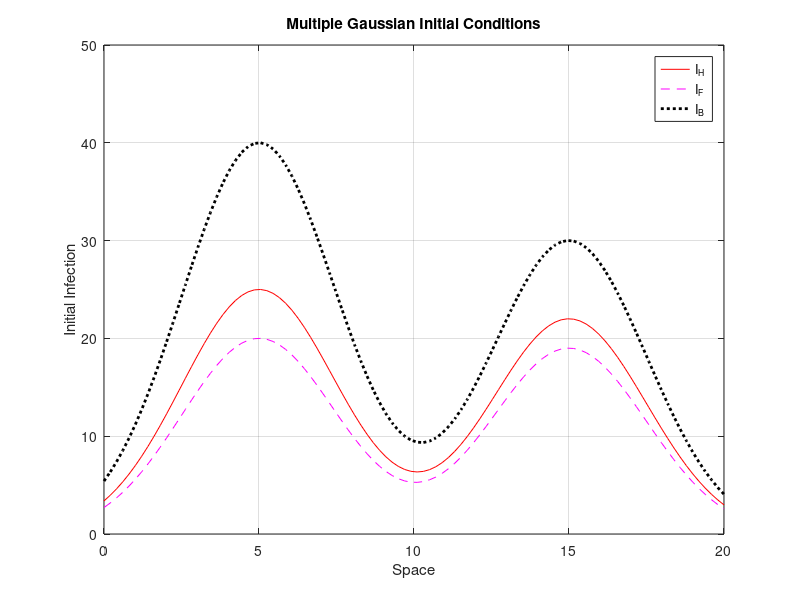

Write MATLAB code to recreate this figure. (Note: this script raises an error after producing the figure.)
clear; clc; close all;

%% ------------------ PARAMETERS ------------------ %%
params = struct( ...
    'Psi_H', 5285, ...
    'Psi_F', 35, ...
    'Psi_B', 0.411, ...
    'beta1', 1.39897e-10, ...
    'beta2', 3.49641e-5, ...
    'beta3', 4e-6, ...
    'beta4', 2.53342e-4, ...
    'beta5', 1.55344e-5, ...
    'mu_H', 3.91e-5, ...
    'mu_F', 1.5632e-2, ...
    'mu_B', 1.3699e-4, ...
    'delta_H', 4.36999e-2, ...
    'delta_B', 6.22043e-2, ...
    'sigma_H', 2.25266e-2, ...
    'gamma_H', 1.53737e-3 ...
);

%% ------------------ SPATIAL & TEMPORAL SETUP ------------------ %%
L = 20; Tmax = 60; Nx = 100; Nt = 5000;
dx = L / (Nx - 1); dt = Tmax / Nt;
x = linspace(0, L, Nx); t = linspace(0, Tmax, Nt);
[Tgrid, Xgrid] = meshgrid(t, x);

%% ------------------ DIFFUSION COEFFICIENTS ------------------ %%
%dSH = 0.0; dIH = 0.0; dRH = 0.0; dSF = 0.0; dIF = 0.0; dSB = 0.0; dIB = 0.0;
dSH = 0.02; dIH = 0.02; dRH = 0.02; dSF = 0.05; dIF = 0.05; dSB = 0.5;  dIB = 0.5; 


chi = struct( ...
    'SH', dSH * dt / dx^2, ...
    'IH', dIH * dt / dx^2, ...
    'RH', dRH * dt / dx^2, ...
    'SF', dSF * dt / dx^2, ...
    'IF', dIF * dt / dx^2, ...
    'SB', dSB * dt / dx^2, ...
    'IB', dIB * dt / dx^2 ...
);

% ------------------ INITIAL CONDITIONS (Multiple Gaussians) ------------------ %
% ------------------ INITIAL CONDITIONS (Multiple Gaussians - Fixed) ------------------ %
sigma = 2.5;

% Outbreak centers and amplitudes for each infected group
centers = [L/4, 3*L/4];  % Spatial locations of outbreaks

% Amplitudes (total infected at each center)
amplitudes_IH = [25, 22];   % Infected Humans
amplitudes_IF = [20, 19];   % Infected Farmers
amplitudes_IB = [40, 30];   % Infected Bats

% Initialize arrays
S_H(:,1) = 135179953 * ones(Nx,1);
I_H(:,1) = zeros(Nx,1);
R_H(:,1) = 30 * ones(Nx,1);

S_F(:,1) = 2200 * ones(Nx,1);
I_F(:,1) = zeros(Nx,1);

S_B(:,1) = 2930 * ones(Nx,1);
I_B(:,1) = zeros(Nx,1);

% Apply Gaussian sum for Infected compartments
for i = 1:length(centers)
    I_H(:,1) = I_H(:,1) + amplitudes_IH(i) * exp(-((x - centers(i)).^2) / (2 * sigma^2))';
    I_F(:,1) = I_F(:,1) + amplitudes_IF(i) * exp(-((x - centers(i)).^2) / (2 * sigma^2))';
    I_B(:,1) = I_B(:,1) + amplitudes_IB(i) * exp(-((x - centers(i)).^2) / (2 * sigma^2))';
end
figure;
plot(x, I_H(:,1), 'r', x, I_F(:,1), 'm--', x, I_B(:,1), 'k:', 'LineWidth', 2);
legend('I_H', 'I_F', 'I_B');
xlabel('Space'); ylabel('Initial Infection');
title('Multiple Gaussian Initial Conditions'); grid on;


% %% ------------------ INITIAL CONDITIONS (Single Gaussian) ------------------ %%
% sigma = 2.5;
% S_H = zeros(Nx, Nt); I_H = zeros(Nx, Nt); R_H = zeros(Nx, Nt);
% S_F = zeros(Nx, Nt); I_F = zeros(Nx, Nt);
% S_B = zeros(Nx, Nt); I_B = zeros(Nx, Nt);
% 
% % Human compartments
% S_H(:,1) = 135179953 * ones(Nx,1);
% I_H(:,1) = 47 * exp(-((x - L/2).^2) / (2 * sigma^2));
% R_H(:,1) = 30 * ones(size(x));  % Recovered stays uniform
% 
% % Farmer compartments
% S_F(:,1) = 2200 * ones(Nx,1);
% I_F(:,1) = 39 * exp(-((x - L/2).^2) / (2 * sigma^2));
% 
% % Bat compartments
% S_B(:,1) = 2930 * ones(Nx,1);
% I_B(:,1) = 70 * exp(-((x - L/2).^2) / (2 * sigma^2));

% figure('Name','Initial Conditions - Nipah Virus Model','NumberTitle','off', 'Position', [100, 100, 1000, 900]);
% 
% subplot(4,2,1);
% plot(x, S_H(:,1), 'b', 'LineWidth', 2); grid on;
% title('S_H: Susceptible Humans'); xlabel('Space (x)'); ylabel('Population');
% 
% subplot(4,2,2);
% plot(x, I_H(:,1), 'r', 'LineWidth', 2); grid on;
% title('I_H: Infected Humans'); xlabel('Space (x)'); ylabel('Population');
% 
% subplot(4,2,3);
% plot(x, R_H(:,1), 'g', 'LineWidth', 2); grid on;
% title('R_H: Recovered Humans'); xlabel('Space (x)'); ylabel('Population');
% 
% subplot(4,2,4);
% plot(x, S_F(:,1), 'c', 'LineWidth', 2); grid on;
% title('S_F: Susceptible Farmers'); xlabel('Space (x)'); ylabel('Population');
% 
% subplot(4,2,5);
% plot(x, I_F(:,1), 'm', 'LineWidth', 2); grid on;
% title('I_F: Infected Farmers'); xlabel('Space (x)'); ylabel('Population');
% 
% subplot(4,2,6);
% plot(x, S_B(:,1), 'k', 'LineWidth', 2); grid on;
% title('S_B: Susceptible Bats'); xlabel('Space (x)'); ylabel('Population');
% 
% subplot(4,2,7);
% plot(x, I_B(:,1), 'y', 'LineWidth', 2); grid on;
% title('I_B: Infected Bats'); xlabel('Space (x)'); ylabel('Population');
% 
% sgtitle('Initial Spatial Distributions of All Compartments (t = 0)', 'FontSize', 14, 'FontWeight', 'bold');

% figure;
% plot(x, I_H(:,1), 'r', x, I_F(:,1), 'm--', x, I_B(:,1), 'k:', 'LineWidth', 2.5);
% legend('I_H', 'I_F', 'I_B');
% xlabel('Space'); ylabel('Initial Infection');
% title('Single Gaussian Initial Conditions'); grid on;

%% ------------------ MAIN TIME LOOP ------------------ %%
for n = 1:Nt-1
    SH = S_H(:,n); IH = I_H(:,n); RH = R_H(:,n);
    SF = S_F(:,n); IF = I_F(:,n);
    SB = S_B(:,n); IB = I_B(:,n);

    SH_half = SH + dt * (params.Psi_H - params.beta1*SH.*IH - params.beta2*SH.*IF - params.mu_H*SH + params.gamma_H*RH);
    IH_half = IH + dt * (params.beta1*SH.*IH + params.beta2*SH.*IF - (params.mu_H + params.delta_H + params.sigma_H)*IH);
    RH_half = RH + dt * (params.sigma_H*IH - (params.mu_H + params.gamma_H)*RH);

    SF_half = SF + dt * (params.Psi_F - params.beta3*SF.*IF - params.beta4*SF.*IB - params.mu_F*SF);
    IF_half = IF + dt * (params.beta3*SF.*IF + params.beta4*SF.*IB - params.mu_F*IF);

    SB_half = SB + dt * (params.Psi_B - params.beta5*SB.*IB - params.mu_B*SB);
    IB_half = IB + dt * (params.beta5*SB.*IB - (params.mu_B + params.delta_B)*IB);

    S_H(:,n+1) = crank_nicolson_neumann(SH_half, chi.SH, Nx);
    I_H(:,n+1) = crank_nicolson_neumann(IH_half, chi.IH, Nx);
    R_H(:,n+1) = crank_nicolson_neumann(RH_half, chi.RH, Nx);
    S_F(:,n+1) = crank_nicolson_neumann(SF_half, chi.SF, Nx);
    I_F(:,n+1) = crank_nicolson_neumann(IF_half, chi.IF, Nx);
    S_B(:,n+1) = crank_nicolson_neumann(SB_half, chi.SB, Nx);
    I_B(:,n+1) = crank_nicolson_neumann(IB_half, chi.IB, Nx);
end

%% ------------------ PLOT: TIME SERIES AT CENTER ------------------ %%
center = round(Nx/2);

figure;
plot(t, S_H(center,:), 'b', 'DisplayName','Susceptible Human','linewidth', 1.5); hold on;
plot(t, I_H(center,:), 'r', 'DisplayName','Infected Human','linewidth', 1.5);
plot(t, R_H(center,:), 'g', 'DisplayName','Recovered Human','linewidth', 1.5);
plot(t, S_F(center,:), 'c', 'DisplayName','Susceptible Farmer','linewidth', 1.5); 
plot(t, I_F(center,:), 'm', 'DisplayName','Infected Farmer','linewidth', 1.5);
plot(t, S_B(center,:), 'k', 'DisplayName','Susceptible Bat','linewidth', 1.5); 
plot(t, I_B(center,:), 'y', 'DisplayName','Infected Bat','linewidth', 1.5);
xlabel('Time'); ylabel('Population');
%title('Bat Dynamics at Spatial Center');
legend; grid on;

% figure;
% plot(t, S_H(center,:), 'b', 'DisplayName','Susceptible Human'); %hold on;
% figure;
% plot(t, I_H(center,:), 'r', 'DisplayName','Infected Human');
% plot(t, R_H(center,:), 'g', 'DisplayName','Recovered Human');
% xlabel('Time'); ylabel('Population');
% title('Human Dynamics at Spatial Center'); legend; grid on;
% 
% figure;
% plot(t, S_F(center,:), 'c', 'DisplayName','Susceptible Farmer'); %hold on;
% plot(t, I_F(center,:), 'm', 'DisplayName','Infected Farmer');
% xlabel('Time'); ylabel('Population');
% title('Farmer Dynamics at Spatial Center'); legend; grid on;
% 
% figure;
% plot(t, S_B(center,:), 'k', 'DisplayName','Susceptible Bat'); %hold on;
% plot(t, I_B(center,:), 'y', 'DisplayName','Infected Bat');
% xlabel('Time'); ylabel('Population');
% title('Bat Dynamics at Spatial Center'); legend; grid on;


% %% ------------------ SURFACE PLOTS ------------------ %%
%% ------------------ SURFACE PLOTS (Enhanced) ------------------ %%
titles = {'S_H (Susceptible Humans)', 'I_H (Infected Humans)', 'R_H (Recovered Humans)', ...
          'S_F (Susceptible Farmers)', 'I_F (Infected Farmers)', ...
          'S_B (Susceptible Bats)', 'I_B (Infected Bats)'};

data_list = {S_H, I_H, R_H, S_F, I_F, S_B, I_B};
zlabels = {'S_H(t,X)', 'I_H(t,X)', 'R_H(t,X)', ...
           'S_F(t,X)', 'I_F(t,X)', 'S_B(t,X)', 'I_B(t,X)'};

colormaps = {'parula', 'hot', 'summer', 'cool', 'spring', 'autumn', 'winter'};

for i = 1:length(data_list)
    figure('Name', titles{i}, 'NumberTitle', 'off');
    surf(Tgrid, Xgrid, data_list{i}, 'EdgeColor', 'none');
    xlabel('Time', 'FontSize', 12); ylabel('Space', 'FontSize', 12); zlabel(zlabels{i}, 'FontSize', 12);
    %title(['Spatial-Temporal Plot of ', titles{i}], 'FontSize', 14, 'FontWeight', 'bold');
    title([titles{i}], 'FontSize', 14, 'FontWeight', 'bold');
    colormap(colormaps{i}); colorbar;
    shading interp;
    view([135 30]);  % Change to [az el] to rotate
    lighting gouraud;
end

% figure; surf(Tgrid, Xgrid, S_H, 'EdgeColor', 'none');
% xlabel('Time'); ylabel('Space'); zlabel('S_H(t,X)'); title('Susceptible Humans'); colorbar;
% 
% figure; surf(Tgrid, Xgrid, I_H, 'EdgeColor', 'none');
% xlabel('Time'); ylabel('Space'); zlabel('I_H(t,X)'); title('Infected Humans'); colorbar;
% 
% figure; surf(Tgrid, Xgrid, R_H, 'EdgeColor', 'none');
% xlabel('Time'); ylabel('Space'); zlabel('R_H(t,X)'); title('Recovered Humans'); colorbar;
% 
% figure; surf(Tgrid, Xgrid, S_F, 'EdgeColor', 'none');
% xlabel('Time'); ylabel('Space'); zlabel('S_F(t,X)'); title('Susceptible Farmers'); colorbar;
% 
% figure; surf(Tgrid, Xgrid, I_F, 'EdgeColor', 'none');
% xlabel('Time'); ylabel('Space'); zlabel('I_F(t,X)'); title('Infected Farmers'); colorbar;
% 
% figure; surf(Tgrid, Xgrid, S_B, 'EdgeColor', 'none');
% xlabel('Time'); ylabel('Space'); zlabel('S_B(t,X)'); title('Susceptible Bats'); colorbar;
% 
% figure; surf(Tgrid, Xgrid, I_B, 'EdgeColor', 'none');
% xlabel('Time'); ylabel('Space'); zlabel('I_B(t,X)'); title('Infected Bats'); colorbar;

%% ------------------ CRANK-NICOLSON (NEUMANN) ------------------ %%
function u_new = crank_nicolson_neumann(u_half, chi, Nx)
    u_new = zeros(Nx,1);
    main = (1 + chi) * ones(Nx,1);
    upper = (-chi/2) * ones(Nx-1,1);
    lower = (-chi/2) * ones(Nx-1,1);
    A = diag(main) + diag(upper,1) + diag(lower,-1);

    % Neumann boundary adjustments
    A(1,2) = -chi; A(1,1) = 1 + chi;
    A(end,end-1) = -chi; A(end,end) = 1 + chi;

    rhs = u_half;
    for i = 2:Nx-1
        rhs(i) = chi/2*u_half(i-1) + (1 - chi)*u_half(i) + chi/2*u_half(i+1);
    end
    rhs(1)   = (1 - chi)*u_half(1) + chi*u_half(2);      % left Neumann
    rhs(end) = (1 - chi)*u_half(end) + chi*u_half(end-1);% right Neumann

    u_new = A \ rhs;
end
